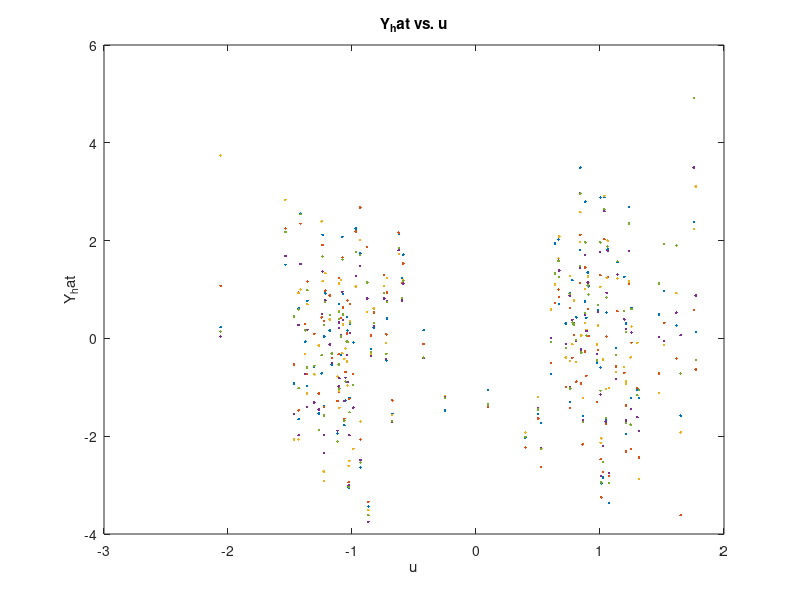

The MATLAB script that drew this image:
clc
clear

% Define your parameters
theta = [0.3, -0.5, 0.5, 0.2, 0.4];
u_mean = 1;
u_variance = 0.12;

% Initialize a matrix to store all the Y values
Y_all = zeros(100, 100);


    % Generate half of u values from N(u_mean, u_variance)
    half_size = 100/2;
    u_half1 = u_mean + sqrt(u_variance) * randn(half_size, 1);

    % Generate half of u values from N(-u_mean, u_variance)
    u_half2 = -u_mean + sqrt(u_variance) * randn(half_size, 1);
    u = [u_half1; u_half2];

    % Generate X matrix
    X = [ones(100,1), u, u.^2/2, u.^3/3, u.^4/4];

for i = 1:100
    % Generate noise N(mu, sigma)
    mu = zeros(100, 1);
    sigma = sqrt(2) * ones(100, 1);
    N = mu + sigma .* randn(100, 1);

    % Calculate Y
    Y = X * theta' + N;
    
    % Store Y in the matrix
    Y_all(:, i) = Y;
end

% Perform LS estimation
theta_hat_LS = inv(X' * X) * X' * Y_all;

 % Calculate Y_hat
 Y_hat = X .* theta_hat_LS' + N;

% Sort X
[~, idx] = sort(X(:, 2)); % Sorting according to the second column (u)
X_sorted = X(idx, :);

% Sort Y according to the indexes of sorted X
Y_sorted = Y_hat(idx, :);

% Plot Y with respect to u
figure;
plot(X_sorted(:, 2), Y_sorted, '.');
xlabel('u');
ylabel('Y_hat');
title('Y_hat vs. u');
